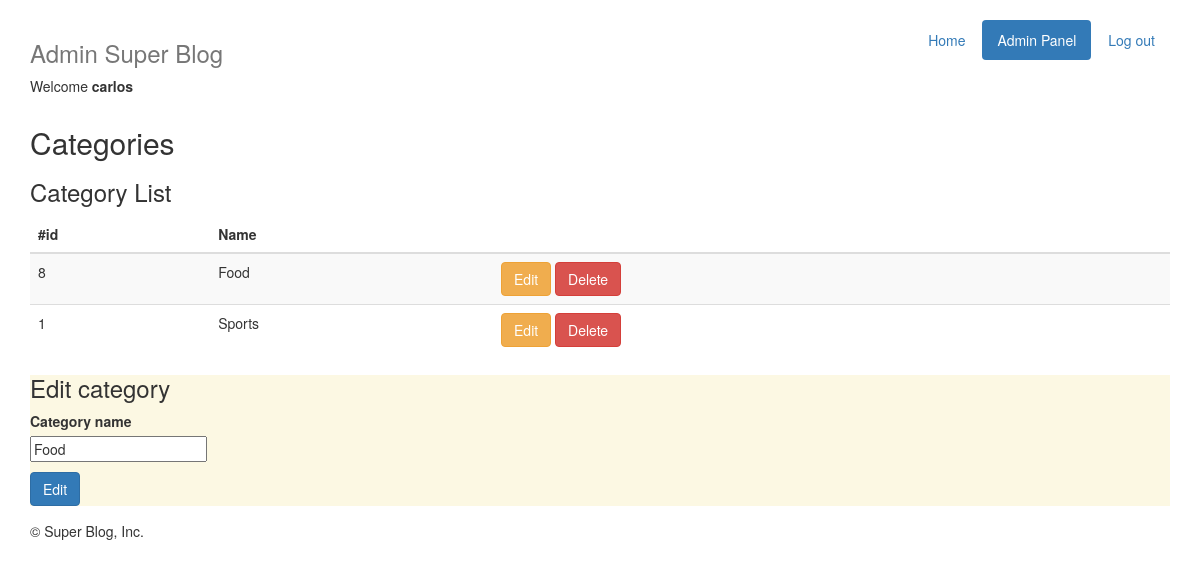
The app's page /admin/categories.php?id=8 (signed in) with its own data.
### tables this page shows
CREATE TABLE `users` (
  `id` int(11) unsigned NOT NULL AUTO_INCREMENT,
  `username` varchar(50) NOT NULL,
  `password` char(32) NOT NULL,
  `email` varchar(50) NOT NULL,
  `type` enum('user','admin') NOT NULL DEFAULT 'user',
  PRIMARY KEY (`id`)
);

CREATE TABLE `categories` (
  `id` int(11) unsigned NOT NULL AUTO_INCREMENT,
  `value` varchar(50) NOT NULL,
  PRIMARY KEY (`id`)
);

### admin/isUser.php (called while the page is built, shortened)
<?php
function isUser ( $user, $password, $connection ) {
	$query = "SELECT id, username, password, type FROM `users` WHERE username = '$user'";
	$result = mysql_query ($query, $connection);
	$row = mysql_fetch_array ($result);
	$password_from_db = $row ['password'];
	if ( $password_from_db == $password ) {
		return $row;
	} else return false;
}
?>

### admin/categories.php (the view, shortened to what this page needs)
<?
require_once 'isUser.php';
$dbConn = connect();
if ( !empty( $_SESSION['username'] ) && !empty($_SESSION['password']) ) {
	$arrUser = isUser( $_SESSION['username'], $_SESSION['password'], $dbConn );
}
$arrcategories = array();
$query = "SELECT id, value FROM `categories` ORDER BY value ASC";
$resultado = mysql_query ($query, $dbConn);
while ( $row = mysql_fetch_assoc ($resultado)) {
	array_push( $arrcategories,$row );
}
if ( !empty($_GET['id']) ) {
	$query = "SELECT id, value FROM `categories` WHERE id = {$_GET['id']}";
	$resultado = mysql_query ($query, $dbConn);
	$row = mysql_fetch_assoc ($resultado);
}
include_once 'header.php';
?>
	<h2>Categories</h2>
	<div>
		<h3>Category List</h3>
		<table class="table table-striped">
			<thead>
			<tr>
				<th>#id</th>
				<th>Name</th>
				<th></th>
			</tr>
			</thead>
			<?php foreach ($arrcategories as $category) { ?>
			<tr>
				<td><?php echo $category['id']; ?></td>
				<td><?php echo $category['value']; ?></td>
				<td>
					<a class="btn btn-warning" href="categories.php?id=<?php echo $category['id']; ?>">Edit</a>
					<a class="btn btn-danger" href="categories.php?del=<?= $category['id'] ?>">Delete</a>
				</td>
			</tr>
			<?php } ?>
		</table>
	</div>
	<?php if ( !empty($_GET['id']) ) { ?>
		<div class="bg-warning">
			<h3 id="add">Edit category</h3>
			<form action="categories.php" method="post">
				<p>
					<label for="name">Category name</label><br />
					<input name="name" type="text" value="<?php echo $row['value']; ?>" />
				</p>
				<div class="form-group">
					<input name="submitEdit" type="submit" value="Edit" class="btn btn-primary" />
				</div>
			</form>
		</div>
	<?php }
	include_once 'footer.php';
	?>

### admin/header.php (shortened to what this page needs)
<!DOCTYPE html>
<html lang="en">
<head>
    <link href="../css/bootstrap.min.css" rel="stylesheet">
</head>
<body style="padding-top: 20px;">
<div class="container">
    <div class="header clearfix">
        <nav>
            <ul class="nav nav-pills pull-right">
                <li role="presentation"><a href="../index.php">Home</a></li>
                    <?php if ( $arrUser['type'] == 'admin' ) { ?>
                        <li role="presentation" class="active"><a href="index.php">Admin Panel</a></li>
                    <?php } ?>
                    <li role="presentation"><a href="../index.php?salir=true">Log out</a></li>
            </ul>
        </nav>
        <h3 class="text-muted">Admin Super Blog</h3>
        <?php
        if (!empty($arrUser['username']) ) { ?>
            <p>Welcome <b><?= $arrUser['username'] ?></b></p>
        <?php } ?>
    </div>

### records on screen
users: username "carlos"
categories: id "8", value "Food", name "Food"
categories: id "1", value "Sports"
